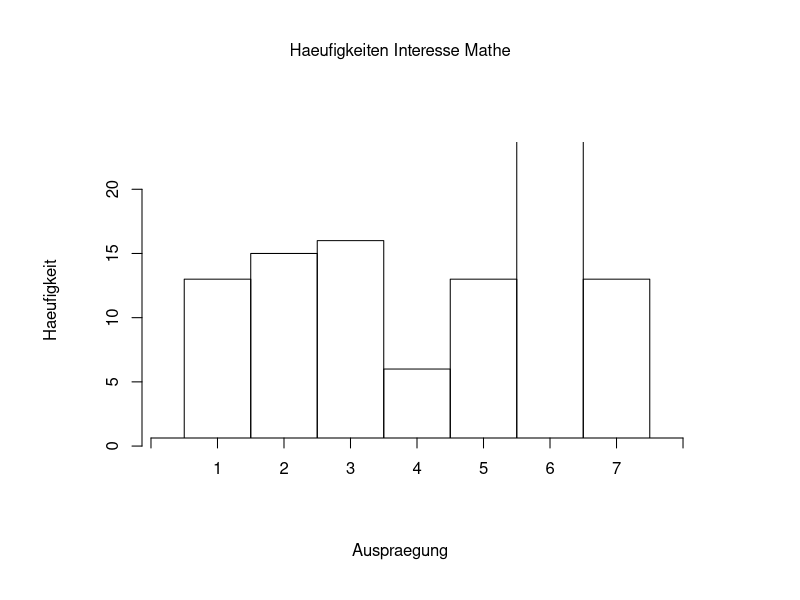
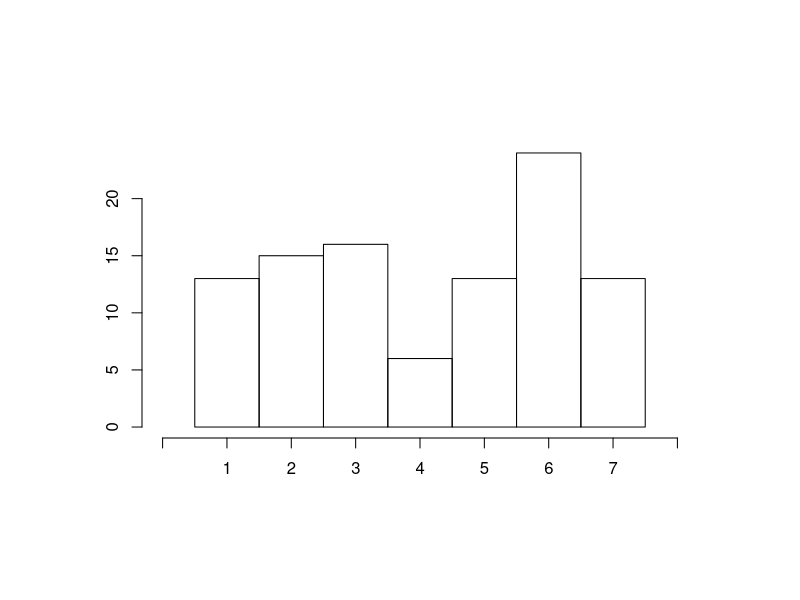

Recreate these plots in R, in order. (Note: this script raises an error after producing the figures.)
#Hier die Funktionen zur Auswertung
test <- data.frame("alter"=round(rnorm(100, mean = 25,sd = 2),1),
                   "fach"=factor(sample(c("A", "B", "C"),100, rep=T)),
                   "IntMath" = factor(sample(1:7, 100, rep=T)),
                   "IntPro" = factor(sample(1:7, 100, rep=T)),
                   "MLK" = factor(sample(0:1, 100, rep=T))                   )

# (a) Eine Funktion, die verschiedene geeignete deskriptive Statistiken
# fuer metrische Variablen berechnet und ausgibt

metric <- function(v, name, boxpl=FALSE){
  if(boxpl){boxplot(v, xlab=name, main=paste("Auswertung", name))}
  return(c(summary(v), "Varianz"=var(v)))
}
#Test
metric(test$alter, "Alter")



# b) Eine Funktion, die verschiedene geeignete deskriptive Statistiken
# fuer kategoriale Variablen berechnet und ausgibt

kateg <- function(v, name, plot=TRUE){
  tab <- table(v)
  mod <- names(which(table(v)==max(table(v))))
  
  #Grafik
  if(plot){
    n <- length(levels(v))
    maH <- max(table(v))
    plot.new()
    plot.window(xlim=c(0,n+1), ylim=c(0,maH))
    par(oma=c(3,3,3,3))
    axis(1, at=0:(n+1), labels = c("",levels(v),""))
    axis(2)
    rect(xleft=(1:n)-0.5, ybottom=0, xright=(1:n)+0.5, ytop=table(v))
    mtext(text=paste("Haeufigkeiten", name),side = 3, outer=TRUE)
    mtext("Auspraegung", 1, outer = TRUE)
    mtext("Haeufigkeit", 2, outer = TRUE)
  }
  return(list("Modus"=mod, "abs. Haeufigkeiten"=tab, "rel. Haeufigkeiten"=tab*(1/length(v))))
}
#Test
kateg(test$IntMath, "Interesse Mathe")

# (c) Eine Funktion, die geeignete deskriptive bivariate Statistiken fuer
# den Zusammenhang zwischen zwei kategorialen Variablen
# berechnet ausgibt

bivKateg <- function(v1, v2, name1, name2, plot){
  #einzelne Auswertungen
  cat("Auswewrtung der Variable v1", "\n")
  print(kateg(v1))
  cat("--------------------------", "\n")
  cat("Auswertung der Variable v2", "\n")
  print(kateg(v2))
  cat("--------------------------", "\n")
  
  #gemeinsame Haeufigkeiten
  tab <- table(v1, v2)
  rel_tab <- (1/min(c(length(v1), length(v2))))*tab
  
  #evtl noch Plot der gemeinsamen Haeufigkeiten
  if(plot){
    dev.off()
    plot(table(v1,v2), xlab=name1, ylab=name2, 
         main=paste("Zusammenhang", name1 ,"und", name2))
  }
  
  return(list("gemeinsame Haeufigkeiten"= tab, "rel. Haeufigkeiten"=rel_tab))
  
}

#Test
bivKateg(test$IntMath, test$MLK, "Interesse Mathe", "Mathe LK", TRUE)


# (d) Eine Funktion, die geeignete deskriptive bivariate Statistiken fuer
# den Zusammengang zwischen einer metrischen und einer
# dichotomen Variablen berechnet und ausgibt

bivMetDicho <- function(met, dic, nameMet, nameDic){
  print(boxplot(met ~ dic, plot=FALSE))
  dev.off()
  boxplot(met ~ dic, xlab=nameDic, ylab=nameMet, 
          main=paste("Zusammenhang", nameMet, "und", nameDic))
}

#Test
bivMetDicho(met = test$alter, dic= test$MLK, "Alter", "MatheLK")


# (e) Eine Funktion, die eine mindestens ordinal skalierte Variable
# quantilbasiert kategorisiert (z.B. in niedrig, mittel, hoch)

quantKateg <- function(v){
  quantiles <- quantile(v, c(0.33,0.66))
  kat <- 0
  for(i in 1:length(v)){
    if(v[i]<=quantiles[1]){kat[i] <- "niedrig"}
    if(v[i]<=quantiles[2] && v[i]>quantiles[1]){kat[i] <- "mittel"}
    if(v[i]>quantiles[2]){kat[i] <- "hoch"}
  }
  return(kat)
}

#Test
quantKateg(test$alter)



# (f) Eine Funktion, die eine geeignete Visualisierung von drei oder vier
# kategorialen Variablen erstellt

visualize <- function(v1,v2,v3,v4="", name1, name2, name3, name4=""){
  par(mfrow=c(2,2))
  plot(table(v1), xlab=name1, ylab="Haeufigkeit")
  box()
  plot(table(v2), xlab=name2, ylab="Haeufigkeit")
  box()
  plot(table(v3), xlab=name3, ylab="Haeufigkeit")
  box()
  if(v4!=""){
    plot(table(v4), xlab=name4, ylab="Haeufigkeit")
    box()
    }
}

visualize(test$fach, test$IntMath, test$IntPro, test$MLK, 
          "Fach", "InteresseMathe", "Interesse Programmieren", "MatheLK")

# Freiwillig: weitere zur Deskription und Visualisierung geeignete
# Funktionen
